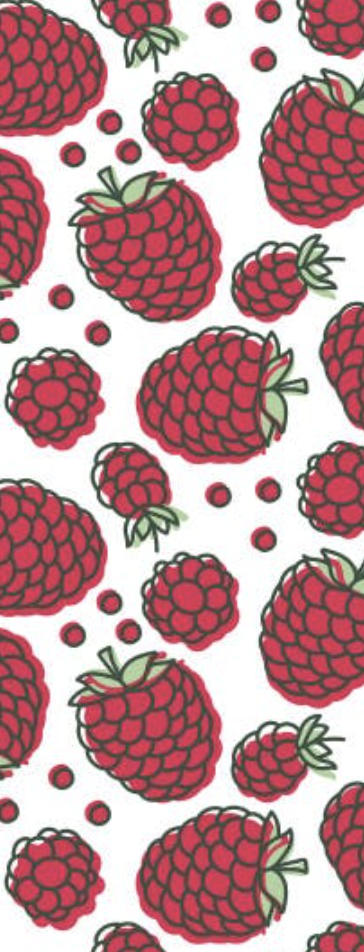
#> input picture camera-240lx/include/raspberries.png, 364 x 952 px
$ python laptop-side-display.py
#> lines starting #> are read from the running program, lines starting #| are printed output that depends on the picture
# photobooth display: read frames off the serial port (christy's pi), show them
# in a grid, and save every one to captured/.
#
# setup: python3 -m venv venv && venv/bin/pip install -r requirements.txt
# run:   venv/bin/python laptop-side-display.py [serial-port]

import os
import re
import sys
import serial
import numpy as np
import cv2
from PIL import Image, ImageDraw, ImageFont

# paths / config
SCRIPT_DIR = os.path.dirname(os.path.abspath(__file__))
ASSETS_DIR = os.path.join(SCRIPT_DIR, "assets")
SAVE_DIR = os.path.join(SCRIPT_DIR, "captured")
# raspberry-themed border; falls back to a generated berry pattern if missing.
BG_PATH = os.path.normpath(os.path.join(SCRIPT_DIR, "..", "include", "raspberries.png"))
os.makedirs(SAVE_DIR, exist_ok=True)
os.makedirs(ASSETS_DIR, exist_ok=True)

WIN = "CS240lx Photobooth"

# grid layout. cols/rows are set at runtime by the trackbars; the canvas size is
# derived from them (see canvas_size).
MT = 30            # top margin
SM = 30            # side margin
GAP = 20           # gap between cards
BANNER_H = 110     # bottom area for the title
SH = 300           # card height for multi-photo grids
CW = 380           # card width for multi-photo grids
NATIVE_W = 640     # native camera res, used to size the 1x1 card at full res
NATIVE_H = 480
PAD = 10           # padding between card edge and photo
RADIUS = 16        # card corner radius

# grid bounds + default
COLS_MIN, COLS_MAX = 1, 4
ROWS_MIN, ROWS_MAX = 1, 4
COLS_DEFAULT, ROWS_DEFAULT = 1, 3


def card_size(cols, rows):
    """(cw, sh) for one card. 1x1 uses native camera resolution."""
    if cols == 1 and rows == 1:
        return NATIVE_W + 2 * PAD, NATIVE_H + 2 * PAD
    return CW, SH


def canvas_size(cols, rows):
    cw, sh = card_size(cols, rows)
    w = SM * 2 + cols * cw + (cols - 1) * GAP
    h = MT + rows * sh + (rows - 1) * GAP + BANNER_H
    return w, h

# colors (RGB, the canvas is built in PIL)
RASPBERRY = (190, 28, 66)
LEAF_GREEN = (120, 158, 96)
CARD_FILL = (255, 255, 255)
EMPTY_FILL = (248, 240, 243)

# cursive fonts to try, in order of preference
FONT_CANDIDATES = [
    ("/System/Library/Fonts/Supplemental/SnellRoundhand.ttc", 0),
    ("/System/Library/Fonts/Supplemental/Savoye LET.ttc", 0),
    ("/System/Library/Fonts/Supplemental/Apple Chancery.ttf", 0),
    ("/System/Library/Fonts/Supplemental/Brush Script.ttf", 0),
    ("/System/Library/Fonts/Supplemental/Zapfino.ttf", 0),
]
TITLE = "CS240lx 2026"

# serial / wire format (must match main_aditi.c)
MAGIC = 0x42424242
FMT_RGB888 = 0   # payload = w*h*3 raw R,G,B bytes
FMT_RGB565 = 1   # payload = w*h*2 big-endian 5:6:5 per pixel
# override the port with a CLI arg or the SERIAL_PORT env var.
DEFAULT_PORT = '/dev/tty.usbserial-310'
def pick_port():
    if len(sys.argv) > 1:
        return sys.argv[1]
    if os.environ.get("SERIAL_PORT"):
        return os.environ["SERIAL_PORT"]
    return DEFAULT_PORT

PORT = pick_port()
ser = serial.Serial(
    port=PORT,
    baudrate=2840909,
    bytesize=serial.EIGHTBITS,
    parity=serial.PARITY_NONE,
    stopbits=serial.STOPBITS_ONE,
    timeout=40
)
print(f"port {PORT} opened, waiting for data...")


# [6 lines left out: function read_exact, not called in this run]


def read_u32():
    return int.from_bytes(read_exact(4), 'big')


def find_magic():
    print("hunting for magic...")
    window = 0
    line = bytearray()   # christy's text between frames
    while True:
        data = ser.read(1)
        if len(data) == 0:
            continue  # timeout, keep waiting
        b = data[0]
        # echo christy's [perf] lines (printed between frames) so they're visible.
        # frame payload bytes never reach here -- read_frame reads them directly.
        if b == 0x0A:                       # newline -> flush the line
            if line:
                print("  [christy]", line.decode("ascii", "replace").rstrip())
                line = bytearray()
        elif 32 <= b <= 126:                # printable -> accumulate
            line.append(b)
            if len(line) > 256:
                line = bytearray()
        else:                               # non-text byte -> not a status line
            line = bytearray()
        window = ((window << 8) | b) & 0xFFFFFFFF
        if window == MAGIC:
            print("found magic!")
            return


def read_frame():
    find_magic()
    w = read_u32()
    h = read_u32()
    fmt = read_u32()
    payload_len = read_u32()
    print(f"reading frame {w}x{h} fmt={fmt} payload={payload_len}B...")
    payload = read_exact(payload_len)

    if fmt == FMT_RGB888:
        arr = np.frombuffer(payload, dtype=np.uint8).reshape(h, w, 3)
        return arr[:, :, ::-1]  # RGB -> BGR for OpenCV / saving
    elif fmt == FMT_RGB565:
        # big-endian 5:6:5 -> expand each channel back to 8 bits
        v = np.frombuffer(payload, dtype='>u2').reshape(h, w).astype(np.uint16)
        r = ((v >> 11) & 0x1F) << 3
        g = ((v >> 5) & 0x3F) << 2
        b = (v & 0x1F) << 3
        bgr = np.dstack([b, g, r]).astype(np.uint8)  # BGR for OpenCV / saving
        return bgr
    else:
        raise ValueError(f"unknown frame format {fmt}")


# image saving: numbered files that keep counting up across restarts.
def next_save_index():
    biggest = 0
    for name in os.listdir(SAVE_DIR):
        m = re.match(r"^(\d+)\.png$", name)
        if m:
            biggest = max(biggest, int(m.group(1)))
    return biggest + 1


_save_counter = next_save_index()


# [6 lines left out: function save_frame, not called in this run]


# photobooth rendering
def _load_font(size):
    for path, idx in FONT_CANDIDATES:
        if os.path.exists(path):
            try:
                return ImageFont.truetype(path, size, index=idx)
            except Exception:
                continue
    return ImageFont.load_default()


# [14 lines left out: function _make_fallback_background, not called in this run]


# cache the background per canvas size (size changes when the grid trackbars move).
_bg_cache = {}
_bg_src = None  # full-res border image, loaded once


def get_background(w, h):
#> called with w = 440, h = 1080
    global _bg_src
    cached = _bg_cache.get((w, h))
    if cached is not None:
        return cached
    if os.path.exists(BG_PATH):
        if _bg_src is None:
            _bg_src = Image.open(BG_PATH).convert("RGB")
            print(f"using border background: {BG_PATH}")
        bg = _bg_src.resize((w, h))
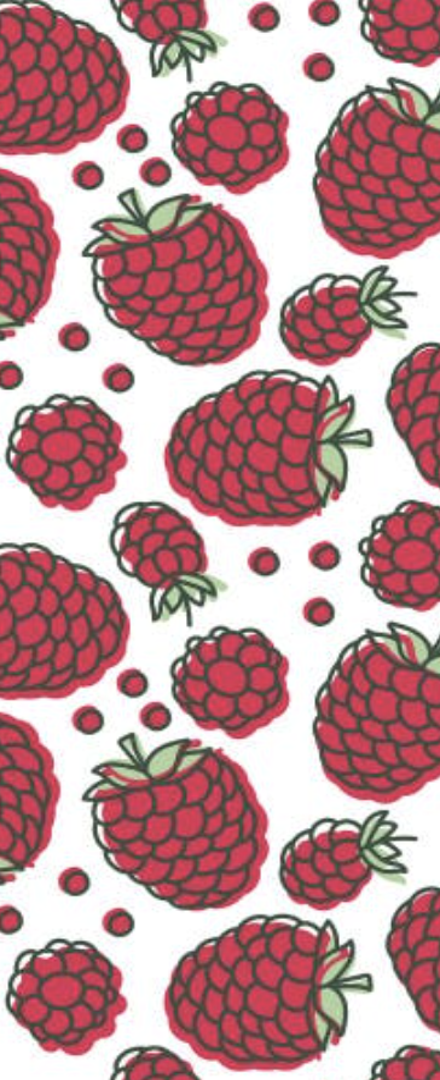
#> bg: PIL image 440x1080 RGB; mean R, G, B 187.9, 146.5, 149.8
    else:
        bg = _make_fallback_background(w, h)
        print(f"(no {os.path.basename(BG_PATH)} found — using generated berry pattern; "
              f"drop your PNG in {ASSETS_DIR} for the real one)")
    _bg_cache[(w, h)] = bg
    return bg


# [11 lines left out: function _fit_into, not called in this run]


def render(recent, cols, rows):
    """recent: BGR frames, newest last. fills the grid in reading order; a
    partial set leaves empty cards at the top-left."""
    canvas_w, canvas_h = canvas_size(cols, rows)
    canvas = get_background(canvas_w, canvas_h).copy()
    draw = ImageDraw.Draw(canvas)

    cw, sh = card_size(cols, rows)
    photo_w, photo_h = cw - 2 * PAD, sh - 2 * PAD
    capacity = cols * rows

    # keep the newest `capacity` frames, padded with None so a partial set fills
    # from the bottom-right up.
    shown = list(recent[-capacity:])
    slots = [None] * (capacity - len(shown)) + shown

    for i, frame in enumerate(slots):
        r, c = divmod(i, cols)
        x_card = SM + c * (cw + GAP)
        y_card = MT + r * (sh + GAP)
        if frame is None:
            draw.rounded_rectangle(
                [x_card, y_card, x_card + cw, y_card + sh],
                radius=RADIUS, fill=EMPTY_FILL, outline=RASPBERRY, width=3)
            continue
        # white card behind the photo
        draw.rounded_rectangle(
            [x_card, y_card, x_card + cw, y_card + sh],
            radius=RADIUS, fill=CARD_FILL, outline=RASPBERRY, width=3)
        photo = _fit_into(frame[:, :, ::-1], photo_w, photo_h)  # BGR -> RGB
        canvas.paste(photo, (x_card + PAD, y_card + PAD))
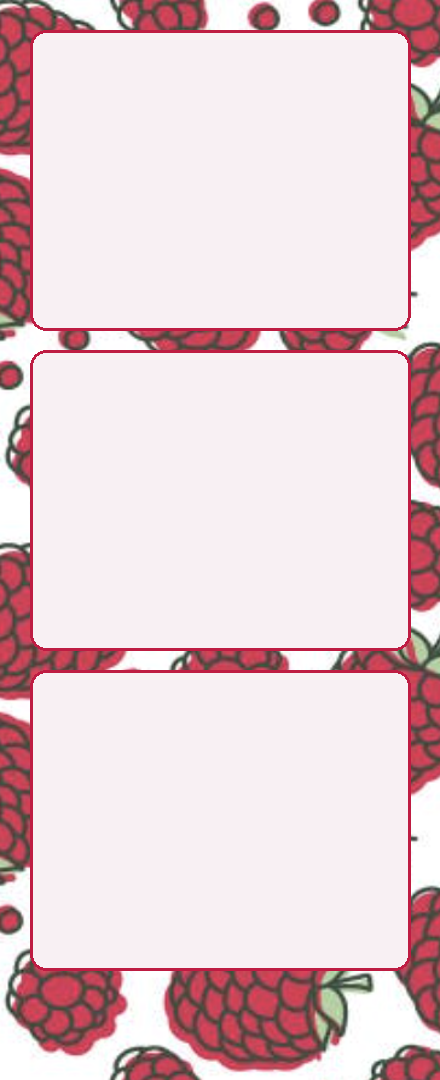
#> canvas: PIL image 440x1080 RGB; mean R, G, B 228.5, 205.5, 209.7

    # title in the bottom banner, shrunk to fit the width
    banner_top = MT + rows * SH + (rows - 1) * GAP
    size = 80
    font = _load_font(size)
    while size > 20:
        bbox = draw.textbbox((0, 0), TITLE, font=font)
        if bbox[2] - bbox[0] <= canvas_w - 40:
            break
        size -= 4
        font = _load_font(size)
#> this loop made 1 pass
#> bbox on pass 1: (0, 2, 65, 10)
#> after the loop, size = 80
    bbox = draw.textbbox((0, 0), TITLE, font=font)
    tw, th = bbox[2] - bbox[0], bbox[3] - bbox[1]
#> tw = 65; th = 8
    tx = (canvas_w - tw) // 2 - bbox[0]
#> tx = 187
    ty = banner_top + (BANNER_H - th) // 2 - bbox[1]
#> ty = 1019
    draw.text((tx, ty), TITLE, font=font, fill=RASPBERRY,
              stroke_width=4, stroke_fill=(255, 255, 255))

    return cv2.cvtColor(np.array(canvas), cv2.COLOR_RGB2BGR)
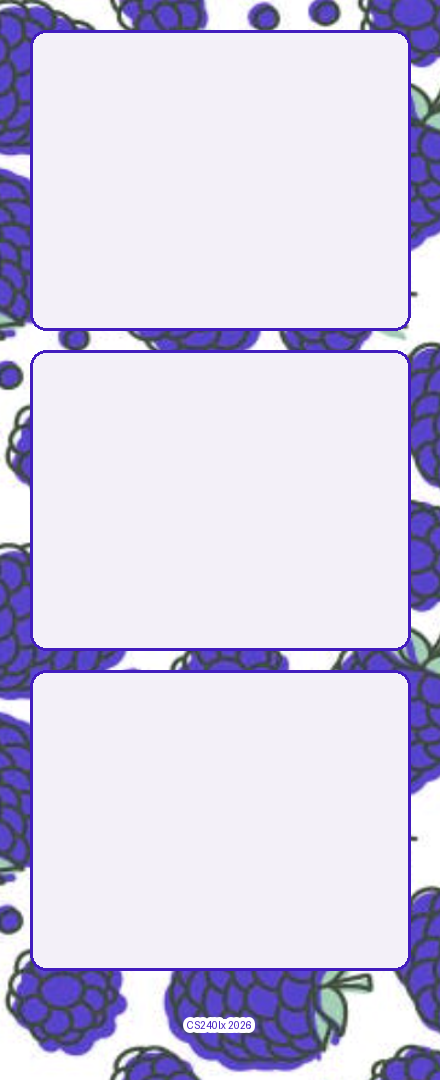
#> returned value: shape (1080, 440, 3); mean R, G, B 210.1, 205.8, 228.7


# main loop
import threading

# serial reads block (up to the timeout), so read on a background thread and hand
# frames to the UI thread. keeps the trackbars responsive between photos.
_recent_lock = threading.Lock()
recent = []          # newest last
_new_frame = threading.Event()
_stop = threading.Event()


def reader_loop():
    while not _stop.is_set():
        try:
            frame = read_frame()
        except Exception as e:
            if _stop.is_set():
                return
            print(f"reader error: {e}")
            continue
        print("got frame, displaying...")
        # save before rendering so a display error can't skip a save.
        save_frame(frame)
        with _recent_lock:
            recent.append(frame)
            del recent[:-(COLS_MAX * ROWS_MAX)]   # cap history to the largest grid
        _new_frame.set()


reader = threading.Thread(target=reader_loop, daemon=True)
reader.start()

cv2.namedWindow(WIN, cv2.WINDOW_NORMAL)


# grid-size trackbars. they're integer-only but can slide to 0, so the callbacks
# snap any out-of-range value back to the nearest valid one.
def _snap(name, lo, hi):
    # [4 lines left out: function cb, not called in this run]
    return cb


cv2.createTrackbar("cols", WIN, COLS_DEFAULT, COLS_MAX, _snap("cols", COLS_MIN, COLS_MAX))
cv2.createTrackbar("rows", WIN, ROWS_DEFAULT, ROWS_MAX, _snap("rows", ROWS_MIN, ROWS_MAX))

# hard minimum where supported (OpenCV 3.x+); harmless if missing.
try:
    cv2.setTrackbarMin("cols", WIN, COLS_MIN)
    cv2.setTrackbarMin("rows", WIN, ROWS_MIN)
except AttributeError:
    pass


def grid_from_trackbars():
    cols = min(COLS_MAX, max(COLS_MIN, cv2.getTrackbarPos("cols", WIN)))
    rows = min(ROWS_MAX, max(ROWS_MIN, cv2.getTrackbarPos("rows", WIN)))
    return cols, rows


window_open = True
last_grid = None

try:
    while True:
        cols, rows = grid_from_trackbars()
        grid_changed = (cols, rows) != last_grid

        # redraw on a new frame, a grid change, or the first pass.
        if _new_frame.is_set() or grid_changed or last_grid is None:
            _new_frame.clear()
            with _recent_lock:
                snapshot = list(recent)
            if window_open:
                if grid_changed:
                    cv2.resizeWindow(WIN, *canvas_size(cols, rows))
                cv2.imshow(WIN, render(snapshot, cols, rows))
            last_grid = (cols, rows)

        if window_open:
            if (cv2.waitKey(30) & 0xFF) == ord('q'):
#> (key q is pressed here)
                break
            # window's X clicked: stop showing, but keep capturing + saving.
            if cv2.getWindowProperty(WIN, cv2.WND_PROP_VISIBLE) < 1:
                window_open = False
                cv2.destroyWindow(WIN)
                print("window closed — still capturing & saving to "
                      f"{SAVE_DIR}. Press Ctrl-C to stop.")
        else:
            _new_frame.wait(timeout=1.0)   # no window to pump; idle until next save
finally:
    _stop.set()
    cv2.destroyAllWindows()
    ser.close()
